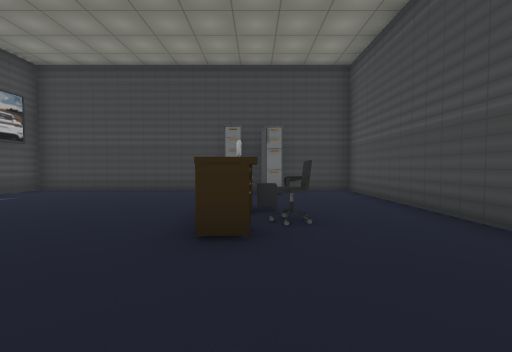
view 1 (above)

24 first-person views from a walk through a scene from a Unity 3-D project. The camera is 1.5 m above the floor, tilts 2° down and sees 90° across. The floor is counted in squares, 2 m on a side. Each view is taken from the middle of a square. On the plan, view 1 faces up. The plan holds only what a view shows up to about 9 squares ahead; the rest is blank. The place goes on beyond the plan. The player character is not drawn. Door leaves are left out, so doorways stand open. Some surface patterns are stand-ins.

view 2
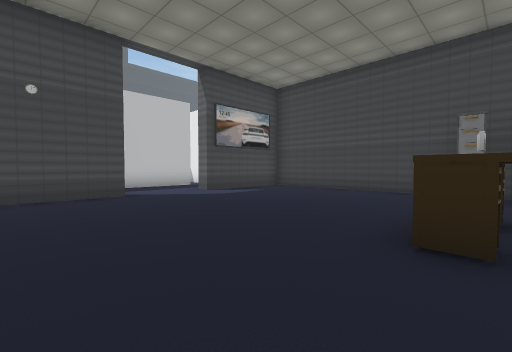

view 3
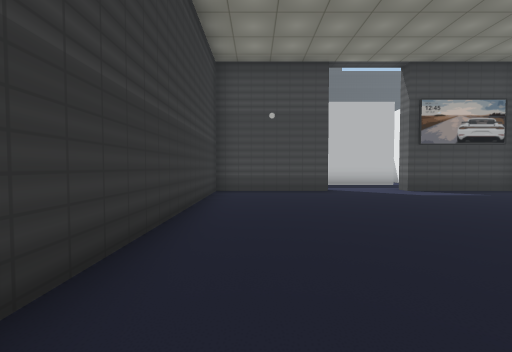

view 4
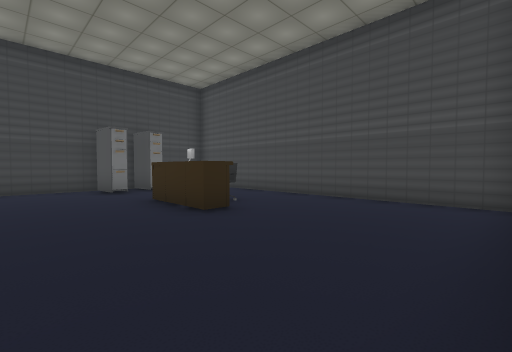

view 5
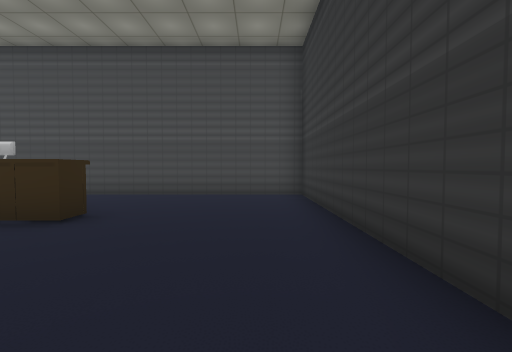

view 6
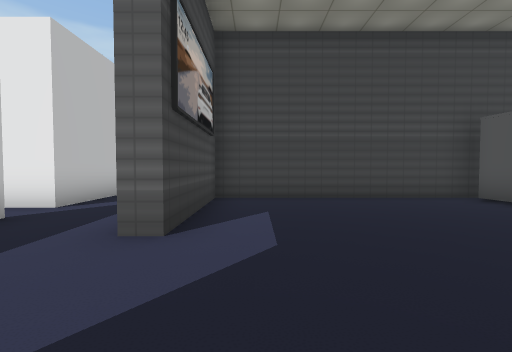

view 7
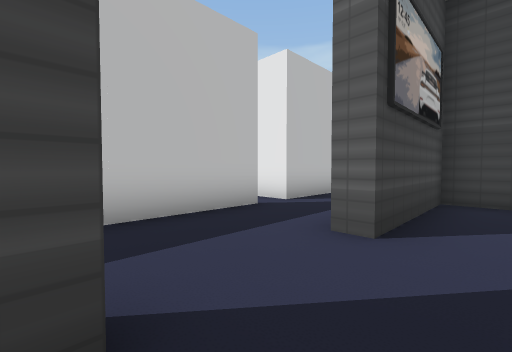

view 8
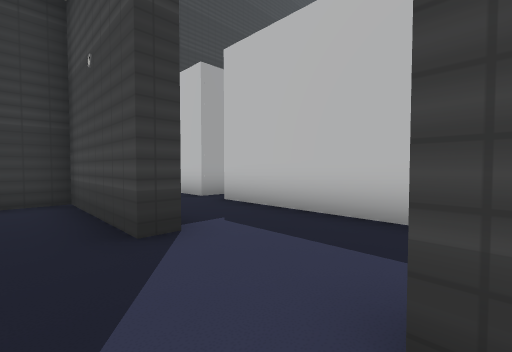

view 9
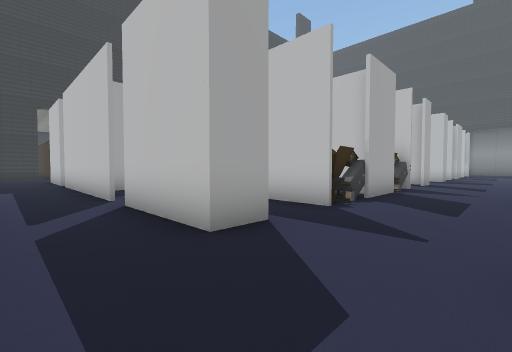

view 10
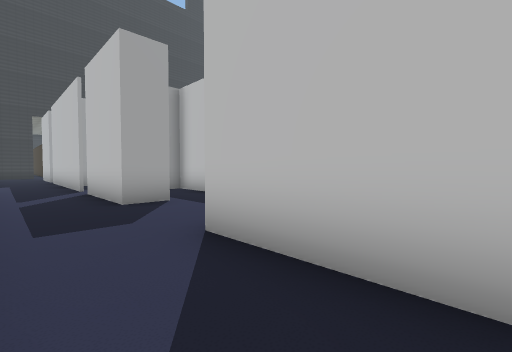

view 11
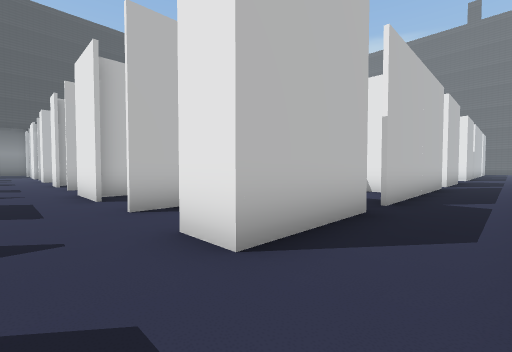

view 12
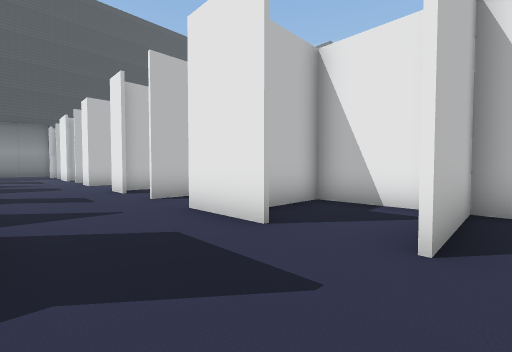

view 13
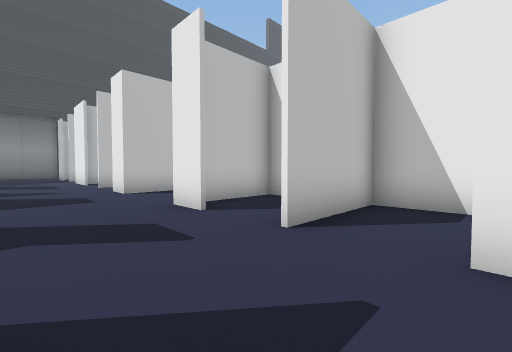

view 14
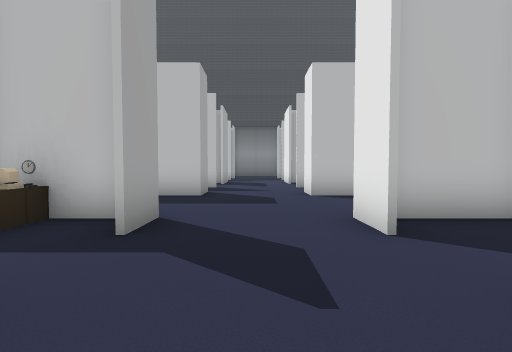

view 15
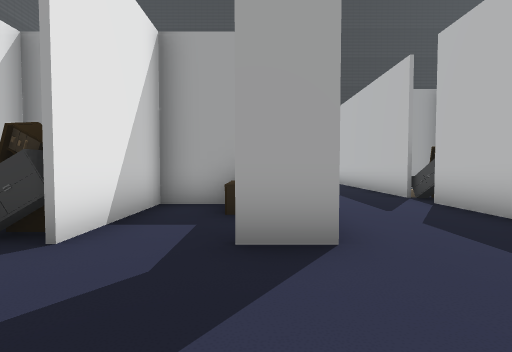

view 16
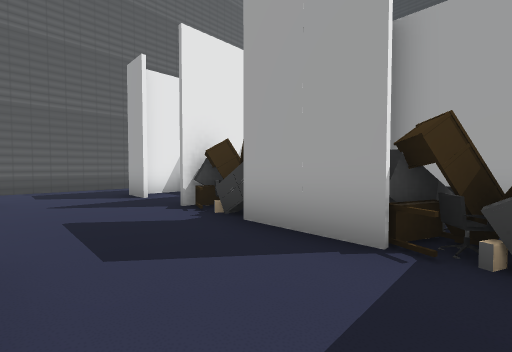

view 17
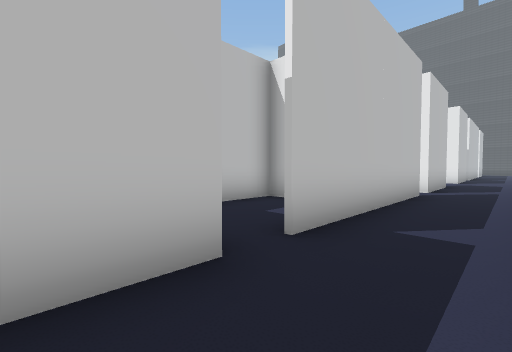

view 18
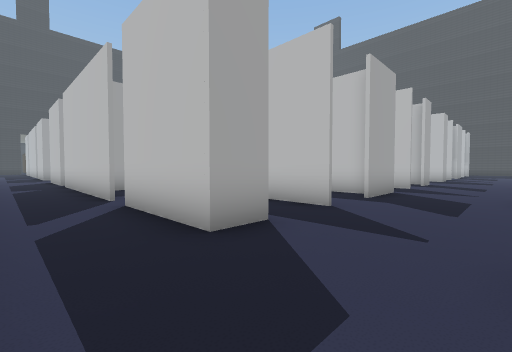

view 19
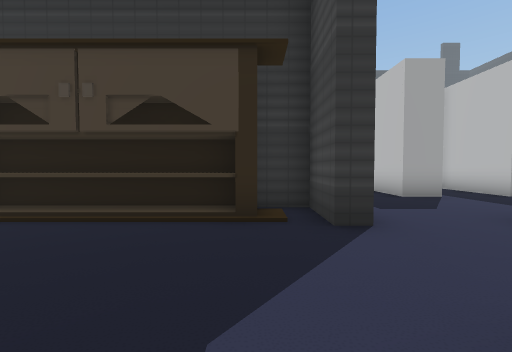

view 20
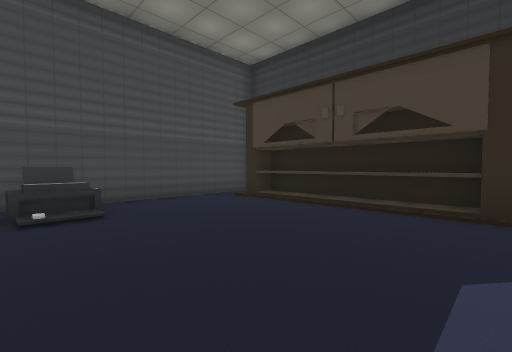

view 21
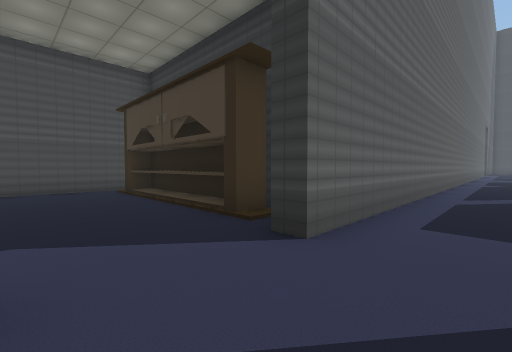

view 22
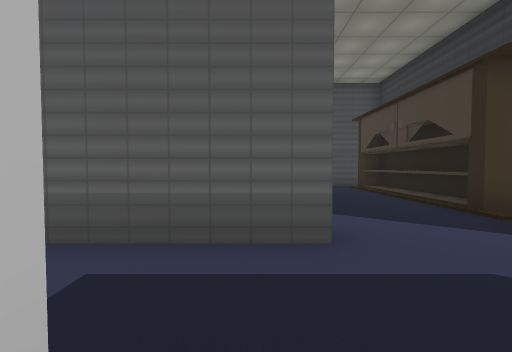

view 23
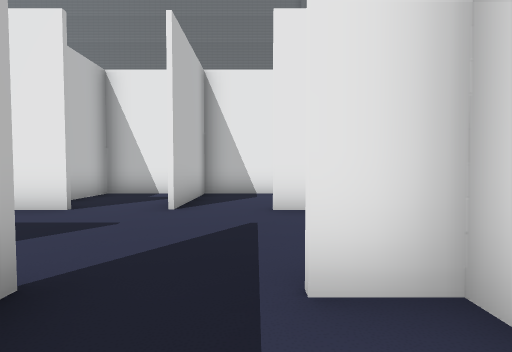

view 24
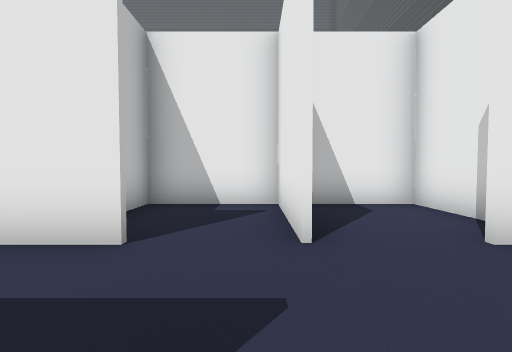

### Floor plan
Points are (right, up) in squares from view 1. A wall is a line through its corners. A room is listed if a view was taken in it or the views show most of it. See-through windows are left out.
Room 1 (views 1, 2, 3, 4, 5, 6, 7, 8)
walls: (-7.5, 2.3) (-7, 2.3) (-7, -1.2) (3, -1.2) (3, 8.3) (-7, 8.3) (-7, 4.8) (-7.5, 4.8)
ways out: opening at (-7, 3.5) to room 4; gap at (0, 8)
objects: other object (-1, 7) to (0, 7); other object (0, 3) to (0, 4); other object (1, 7)
Room 2 (views 9, 10, 17, 18, 19, 20, 21, 22, 23, 24)
walls: (-9.8, 25.4) (-10.8, 25.4); (-10.1, 28.5) (-10.8, 28.5); (-10.8, 25.6) (-9.7, 25.6) (-9.7, 22.6); (-9.8, 29.5) (-9.8, 31.2) (-15.2, 31.2) (-15.2, 29.8); (-5.8, 27.8) (-1.4, 27.8); (-6, 28.4) (-1, 28.4); (-12.4, 25.6) (-12.4, 23.1); (-12.5, 28.5) (-12.5, 31.2); (-7.5, 31.1) (-7.5, 33.5); (-9.7, 21.8) (-9.7, 16.2); (-12.4, 31.2) (-12.4, 28.5); (-14.2, 28.5) (-15.5, 28.5); (-15.2, 25.1) (-15.2, 24); (-16.2, 25.6) (-14.2, 25.6); (-7.5, 19.8) (-7.5, 28.7) (-7, 28.7) (-7, 27.2) (-5.5, 27.2); (0, 27.4) (0, 33.1); (-9.7, 15.4) (-9.7, 12.5)
ways out: opening at (-8.5, 12.5) to room 3; opening at (-10, 16) to room 5; opening at (-15.5, 27.5); opening at (-10, 22); open door at (-3.5, 28)
objects: other object (-1, 32) to (-1, 33)
Room 3 (views 11, 12, 13, 14, 15, 16)
walls: (-15.6, 9.6) (-14.4, 9.6); (-15.2, 9.1) (-15.2, 8.2); (-18.1, 6.8) (-18.1, 9.6); (-19.8, 12.5) (-20.9, 12.5); (-14.2, 12.5) (-16.2, 12.5); (-20.7, 9) (-20.7, 7.2); (-20.9, 9.6) (-19.8, 9.6); (-19.6, 6.8) (-15.9, 6.8); (-12.4, 6.8) (-12, 6.8); (-20.2, 15.2) (-20.7, 15.2) (-20.7, 12.8); (-10.8, 9.6) (-9.7, 9.6) (-9.7, 7.4); (-13.1, 15.2) (-15.2, 15.2) (-15.2, 12.8); (-12.4, 15.2) (-12.4, 12.5); (-23.7, 12.5) (-24.8, 12.5); (-9.8, 8) (-9.8, 9.1); (-24.6, 9.6) (-23.7, 9.6) (-23.7, 7.6); (-9.7, 12.5) (-10.8, 12.5); (-7.5, 8.8) (-7.5, 12)
ways out: opening at (-8.5, 12.5) to room 2; opening at (-8.5, 5) to room 4; opening at (-17, 12) to room 6; opening at (-22.5, 8); opening at (-22.5, 12)
objects: other object (-25, 6) to (-24, 6); other object (-20, 8); other object (-17, 8) to (-16, 9); other object (-14, 9); other object (-13, 8) to (-13, 9)
Room 4 (no view inside)
walls: (-9.7, 5.8) (-9.7, 0.2)
ways out: opening at (-7, 3.5) to room 1; opening at (-8.5, 5) to room 3; opening at (-8.5, 1.5)
Room 5 (no view inside)
walls: (-10.6, 19) (-12.4, 19) (-12.4, 17.4)
ways out: opening at (-10, 16) to room 2
Room 6 (no view inside)
walls: (-16.4, 15.2) (-17.9, 15.2) (-17.9, 12.5)
ways out: opening at (-17, 12) to room 3

Positions as (right, up) in squares from view 1, and headings:
1: (0, 0), facing up
2: (0, 0), facing up-left
3: (1, 0), facing left
4: (-3, -1), facing up-right
5: (-4, 0), facing right
6: (-6, 2), facing up
7: (-6, 2), facing up-left
8: (-6, 5), facing down-left
9: (-8, 12), facing down-left
10: (-8, 15), facing down-left
11: (-8, 11), facing up-left
12: (-12, 10), facing up-left
13: (-16, 10), facing up-left
14: (-17, 11), facing left
15: (-20, 12), facing down
16: (-17, 12), facing down-right
17: (-8, 14), facing up-left
18: (-8, 28), facing down-left
19: (-6, 32), facing down
20: (-6, 33), facing down-right
21: (-9, 31), facing down-right
22: (-10, 32), facing right
23: (-11, 24), facing up
24: (-13, 26), facing up
